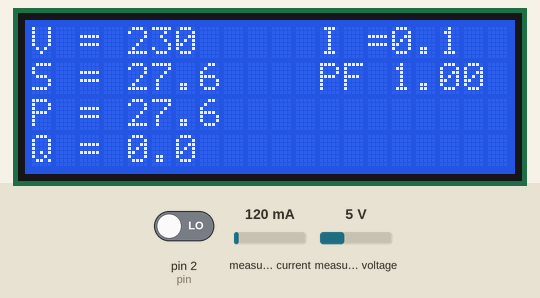
Simulated run of this sketch. Board: Arduino Uno, built with avr-gcc and run on an emulated ATmega328P. Parts: 20×4 character LCD. The inputs (shaded band) are chosen by the test bench; at power-on: measured current 120 mA, measured voltage 5 V, pin 2 (pin) LOW. What the sketch prints to the serial monitor is not drawn.

Above: at 5.9 s.
6.0 s: measured current set to 40 mA
At 16.9 s:
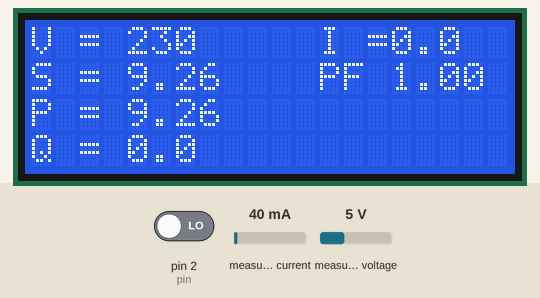
17.4 s: measured voltage set to 0.3 V
At 27.2 s:
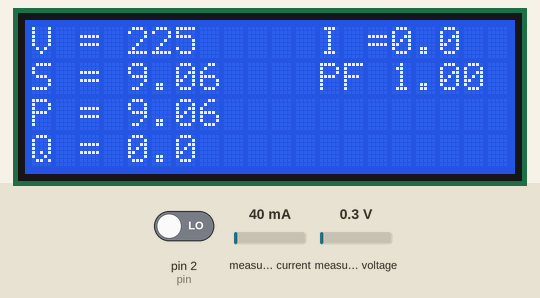
28.0 s: measured current set to 500 mA
At 37.7 s:
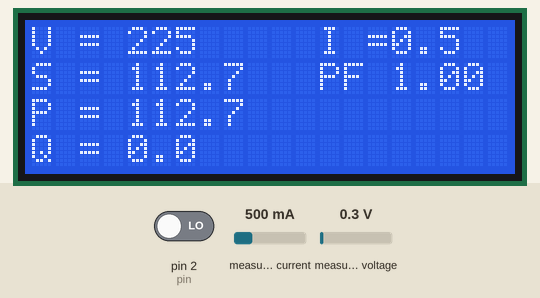
38.6 s: measured voltage set to 3.8 V
At 48.9 s:
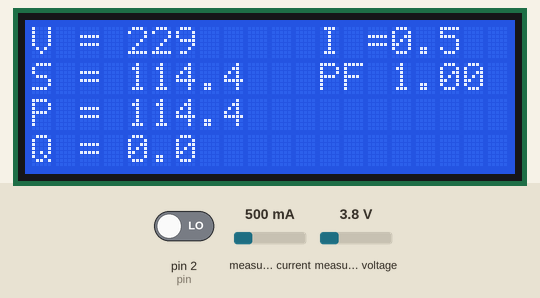
49.2 s: measured current set to 1000 mA
At 58.8 s:
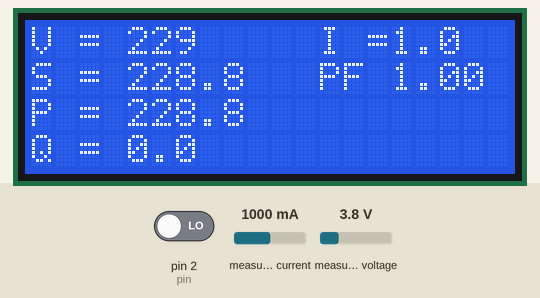
59.8 s: measured voltage set to 7.5 V
At 69.9 s:
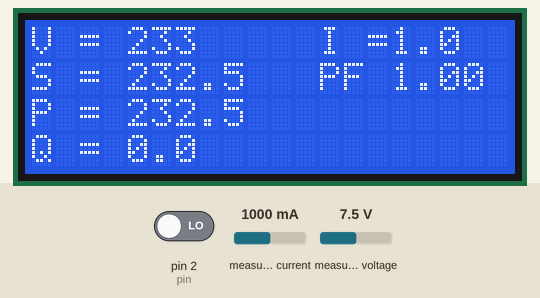
Timing chart, 0 to 71.4 s (numbered marks = the images above; inputs shaded):
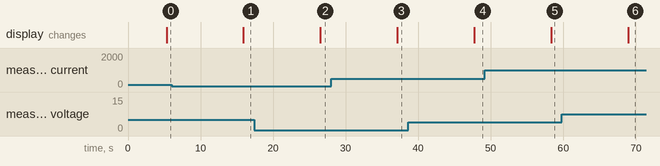

Measured:
- after the input at 6.0 s, the display: changes after 9.9 s (image 1)
- after the input at 17.4 s, the display: changes after 9.1 s (image 2)
- after the input at 28.0 s, the display: changes after 9.1 s (image 3)
- after the input at 38.6 s, the display: changes after 9.1 s (image 4)
- after the input at 49.2 s, the display: changes after 9.1 s (image 5)
- after the input at 59.8 s, the display: changes after 9.2 s (image 6)

The sketch:

Sensing_v_i_dan_pf.ino
```cpp
#include <LiquidCrystal_I2C.h>
LiquidCrystal_I2C lcd(0x20,20,4);  // set the LCD address to 0x27 for a 16 chars and 2 line display
// EmonLibrary examples openenergymonitor.org, Licence GNU GPL V3

#include "EmonLib.h"             // Include Emon Library
EnergyMonitor emon1;             // Create an instance
int pin = 2;
float rads = 57.29577951; // 1 radian = approx 57 deg.
float derajatsudut = 360;
float frekwensi = 50;
float nanodetik = 1 * pow (10,-6); // Multiplication factor to convert nanodetik seconds into seconds
float sinpi;
float pf;
float sudutfasa;
float pf_max = 0;
float sudutfasa_max = 0;
int ctr;

float P;
float Q;
float S;
float faktorr;

void setup()
{
  Serial.begin(9600);
    lcd.init();                      // initialize the lcd
  //lcd.init();
  // Print a message to the LCD.
  lcd.backlight();
  emon1.voltage(A1, 98, 1.7);  // Voltage: input pin, calibration, phase_shift
  emon1.current(A0, 15.25);       // Current: input pin, calibration.
}

void loop()
{
  emon1.calcVI(20,2000);         // Calculate all. No.of half wavelengths (crossings), time-out
  //emon1.serialprint();           // Print out all variables (realpower, apparent power, Vrms, Irms, power factor)

  float realPower       = emon1.realPower;        //extract Real Power into variable
  float apparentPower   = emon1.apparentPower;    //extract Apparent Power into variable
  float powerFActor     = emon1.powerFactor;      //extract Power Factor into Variable
  float supplyVoltage   = emon1.Vrms;             //extract Vrms into Variable
  float Irms            = emon1.Irms;

  Serial.println(" ");//extract Irms into Variable
  Serial.print("tegangang  =");
  Serial.println(supplyVoltage);
  Serial.print("arus  =");
  Serial.println(Irms);
  for (ctr = 0; ctr <= 4; ctr++) // Perform 4 measurements then reset
  {
  // 1st line calculates the phase sudutfasa in derajatsuduts from differentiated time pulse
  // Function COS uses radians not derajatsudut's hence conversion made by dividing sudutfasa / 57.2958
   sudutfasa = ((((pulseIn(pin, HIGH)) * nanodetik)* derajatsudut)* frekwensi);
  // pf = cos(sudutfasa / rads);

   if (sudutfasa > sudutfasa_max) // Test if the sudutfasa is maximum sudutfasa
     {
      sudutfasa_max = sudutfasa; // If maximum record in variable "sudutfasa_max"
      pf_max = cos(sudutfasa_max / rads); // Calc PF from "sudutfasa_max"
     }
   }
   if (sudutfasa_max > 360) // If the calculation is higher than 360 do following...
   {
    sudutfasa_max = 0; // assign the 0 to "sudutfasa_max"
    pf_max = 1; // Assign the Unity PF to "pf_max"
   }
   if (sudutfasa_max == 0) // If the calculation is higher than 360 do following...
   {
    sudutfasa_max = 0; // assign the 0 to "sudutfasa_max"
    pf_max = 1; // Assign the Unity PF to "pf_max"
   }
   //Serial.print(sudutfasa_max, 2); // Print the result
   //Serial.print(",");
   //Serial.println(pf_max, 2);
 // lcd.clear();
   //lcd.setCursor(0,0);
  //sinpi = sin(sudutfasa_max / rads);
   P=(supplyVoltage*Irms)*pf_max;
   sinpi = sin((abs(sudutfasa_max)) / rads);
   S=supplyVoltage*Irms;
//Q=S+((supplyVoltage*Irms)*sinpi);
Q=((supplyVoltage*Irms)*sinpi);
   lcd.setCursor(0,0);
 lcd.print("V =");
lcd.setCursor(4,0);
  lcd.print(supplyVoltage,0);
lcd.setCursor(12,0);
  lcd.print("I =");
lcd.setCursor(15,0);
  lcd.print(Irms,1);
   lcd.setCursor(0,1);
 lcd.print("S =");
lcd.setCursor(4,1);
  lcd.print(supplyVoltage*Irms,1);
  lcd.setCursor(12,1);
  lcd.print("PF =");
lcd.setCursor(15,1);
  lcd.print(pf_max,2);

   lcd.setCursor(0,2);
 lcd.print("P =");
lcd.setCursor(4,2);
  lcd.print((supplyVoltage*Irms)*(abs(pf_max)),1);
   lcd.setCursor(0,3);
 lcd.print("Q =");
lcd.setCursor(4,3);
  lcd.print((supplyVoltage*Irms)*sinpi,1);

 // lcd.setCursor(0,1);
 // lcd.println(pf_max, 2);
   Serial.print("PF=");
//   lcd.setCursor(4,0);
   Serial.print(pf_max);
   Serial.println(" ");
   Serial.print("S=");
   Serial.print(supplyVoltage*Irms);
   Serial.println(" watt ");
   Serial.print("Q=");
   //Serial.println(Q);
   Serial.println((supplyVoltage*Irms)*sinpi);

   Serial.print("P=");
   Serial.print((supplyVoltage*Irms)*(abs(pf_max)));
   Serial.print(" atau ");
   Serial.println(realPower);

   Serial.print("beda fasanya=");

   Serial.print(sudutfasa_max);
   Serial.println(" ");
    //Serial.print("sinpi nya=");

   //Serial.print(sinpi);
  // Serial.println(" ");

      Serial.print("Nilai Kospinya=");
     faktorr = (abs(powerFActor)+0.10);
   //Serial.print(((vrms*Irms)*pf_max)/((vrms*Irms)*sinpi));
   Serial.print(P/S);
   Serial.print(" atau ");
   Serial.print(powerFActor);
   Serial.print(" atau ");
   Serial.print(faktorr);
   Serial.println(" ");

   if( abs(pf_max) <= 0.96){
    digitalWrite(4, HIGH);
   }
   if( abs(pf_max) <= 0.96){

    digitalWrite(5, HIGH);
   }
   if( abs(pf_max) <= 0.96) {

    digitalWrite(6, HIGH);
   }
   if( abs(pf_max) <= 0.96) {

    digitalWrite(7, HIGH);
   }
   if( abs(pf_max) <= 0.96) {

    digitalWrite(8, HIGH);
   }

   else {
    digitalWrite(4, LOW);
    digitalWrite(5, LOW);
    digitalWrite(6, LOW);
    digitalWrite(7, LOW);
    digitalWrite(8, LOW);
   }
   //delay(500);


  //lcd.clear() ;
   sudutfasa = 0; // Reset variables for next test
   sudutfasa_max = 0;

}
```
